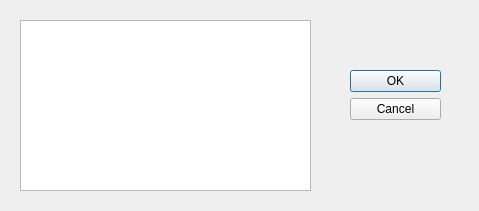
<?xml version="1.0" encoding="UTF-8"?>
<ui version="4.0">
 <class>info</class>
 <widget class="QDialog" name="info">
  <property name="geometry">
   <rect>
    <x>0</x>
    <y>0</y>
    <width>479</width>
    <height>211</height>
   </rect>
  </property>
  <property name="windowTitle">
   <string>Dialog</string>
  </property>
  <widget class="QDialogButtonBox" name="btnbox">
   <property name="geometry">
    <rect>
     <x>350</x>
     <y>70</y>
     <width>91</width>
     <height>71</height>
    </rect>
   </property>
   <property name="orientation">
    <enum>Qt::Vertical</enum>
   </property>
   <property name="standardButtons">
    <set>QDialogButtonBox::Cancel|QDialogButtonBox::Ok</set>
   </property>
  </widget>
  <widget class="QTextEdit" name="text">
   <property name="geometry">
    <rect>
     <x>20</x>
     <y>20</y>
     <width>291</width>
     <height>171</height>
    </rect>
   </property>
  </widget>
 </widget>
 <resources/>
 <connections/>
</ui>
